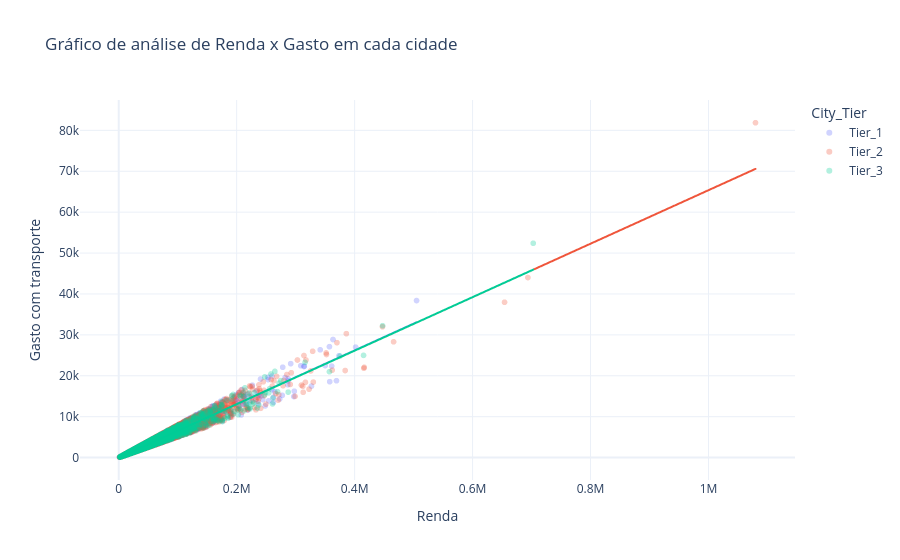

Write notebook code for a chart like this one.
### Markdown cell above
A análise deste gráfico de dispersão segmentado por **City Tier** é a peça final que corrobora nossa tese inicial. Aqui, isolamos o impacto da renda dentro de cada nível de cidade para verificar se a localização geográfica alteraria a inclinação do consumo.

### Prova de Estabilidade Estatística
Ao observarmos as três linhas de tendência (OLS) plotadas simultaneamente, notamos uma **sobreposição quase absoluta**. Isso demonstra que a sensibilidade do gasto em relação à renda é uma constante, independentemente da infraestrutura urbana.

---

### Interatividade e Validação
Para uma análise visual mais profunda, este gráfico permite a filtragem dinâmica:
* Desative duas cidades clicando em seus nomes na legenda à direita.
* Ao isolar apenas um Tier por vez, você perceberá que o comportamento dos pontos e, principalmente, a **trajetória da reta de tendência**, permanecem idênticos.

### Code cell
fig_final = px.scatter(
    dados,
    x="Income",#eixo x=renda
    y="Transport",#eixo y=transporte
    color="City_Tier",
    trendline="ols",  # Aqui ele cria 3 linhas, uma para cada cor
    title="Gráfico de análise de Renda x Gasto em cada cidade",
    category_orders={"City_Tier": ["Tier_1", "Tier_2", "Tier_3"]},
    labels={"Income": "Renda", "Transport": "Gasto com transporte"},
    template="plotly_white",
    opacity=0.3
)
fig_final.show()

### Figure 1 — Plotly figure (JSON) as saved in the notebook; plotly's stock layout.template omitted (floating-point values rounded to 4 significant figures; data arrays with more than 128 entries replaced by an {"elided": "..."} marker saying what was removed)
{"data": [{"hovertemplate": "City_Tier=Tier_1<br>Renda=%{x}<br>Gasto com transporte=%{y}<extra></extra>", "legendgroup": "Tier_1", "marker": {"color": "#636efa", "opacity": 0.3, "symbol": "circle"}, "mode": "markers", "name": "Tier_1", "showlegend": true, "type": "scattergl", "x": {"elided": "5934 float values"}, "xaxis": "x", "y": {"elided": "5934 float values"}, "yaxis": "y"}, {"hovertemplate": "<b>OLS trendline</b><br>Transport = 0.0655403 * Income + -17.9035<br>R<sup>2</sup>=0.963252<br><br>City_Tier=Tier_1<br>Renda=%{x}<br>Gasto com transporte=%{y} <b>(trend)</b><extra></extra>", "legendgroup": "Tier_1", "marker": {"color": "#636efa", "symbol": "circle"}, "mode": "lines", "name": "Tier_1", "showlegend": false, "type": "scattergl", "x": {"elided": "5934 float values"}, "xaxis": "x", "y": {"elided": "5934 float values"}, "yaxis": "y"}, {"hovertemplate": "City_Tier=Tier_2<br>Renda=%{x}<br>Gasto com transporte=%{y}<extra></extra>", "legendgroup": "Tier_2", "marker": {"color": "#EF553B", "opacity": 0.3, "symbol": "circle"}, "mode": "markers", "name": "Tier_2", "showlegend": true, "type": "scattergl", "x": {"elided": "10068 float values"}, "xaxis": "x", "y": {"elided": "10068 float values"}, "yaxis": "y"}, {"hovertemplate": "<b>OLS trendline</b><br>Transport = 0.0653858 * Income + -16.4092<br>R<sup>2</sup>=0.964306<br><br>City_Tier=Tier_2<br>Renda=%{x}<br>Gasto com transporte=%{y} <b>(trend)</b><extra></extra>", "legendgroup": "Tier_2", "marker": {"color": "#EF553B", "symbol": "circle"}, "mode": "lines", "name": "Tier_2", "showlegend": false, "type": "scattergl", "x": {"elided": "10068 float values"}, "xaxis": "x", "y": {"elided": "10068 float values"}, "yaxis": "y"}, {"hovertemplate": "City_Tier=Tier_3<br>Renda=%{x}<br>Gasto com transporte=%{y}<extra></extra>", "legendgroup": "Tier_3", "marker": {"color": "#00cc96", "opacity": 0.3, "symbol": "circle"}, "mode": "markers", "name": "Tier_3", "showlegend": true, "type": "scattergl", "x": {"elided": "3998 float values"}, "xaxis": "x", "y": {"elided": "3998 float values"}, "yaxis": "y"}, {"hovertemplate": "<b>OLS trendline</b><br>Transport = 0.0654022 * Income + -15.4189<br>R<sup>2</sup>=0.965409<br><br>City_Tier=Tier_3<br>Renda=%{x}<br>Gasto com transporte=%{y} <b>(trend)</b><extra></extra>", "legendgroup": "Tier_3", "marker": {"color": "#00cc96", "symbol": "circle"}, "mode": "lines", "name": "Tier_3", "showlegend": false, "type": "scattergl", "x": {"elided": "3998 float values"}, "xaxis": "x", "y": {"elided": "3998 float values"}, "yaxis": "y"}], "layout": {"legend": {"title": {"text": "City_Tier"}, "tracegroupgap": 0}, "title": {"text": "Gráfico de análise de Renda x Gasto em cada cidade"}, "xaxis": {"anchor": "y", "domain": [0, 1], "title": {"text": "Renda"}}, "yaxis": {"anchor": "x", "domain": [0, 1], "title": {"text": "Gasto com transporte"}}}}
